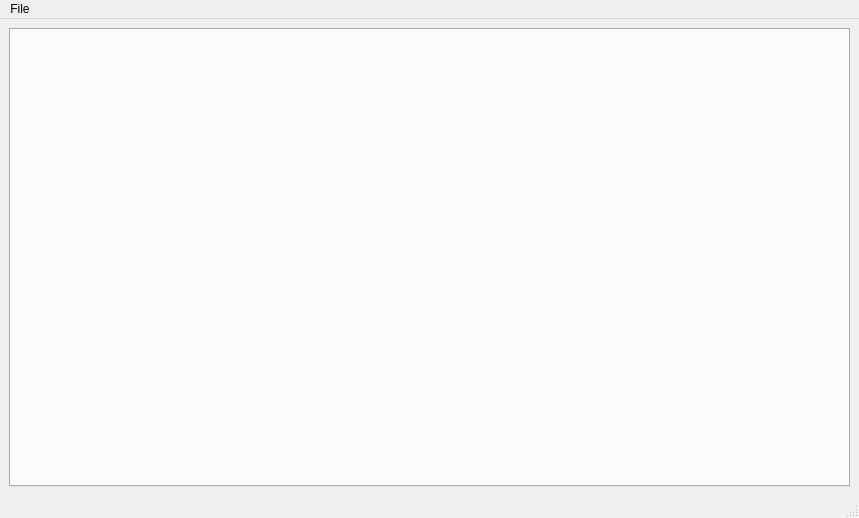
<?xml version="1.0" encoding="UTF-8"?>
<ui version="4.0">
 <class>MainWindow</class>
 <widget class="QMainWindow" name="MainWindow">
  <property name="geometry">
   <rect>
    <x>0</x>
    <y>0</y>
    <width>859</width>
    <height>518</height>
   </rect>
  </property>
  <property name="windowTitle">
   <string>MainWindow</string>
  </property>
  <widget class="QWidget" name="centralWidget">
   <layout class="QVBoxLayout" name="verticalLayout">
    <item>
     <widget class="QTabWidget" name="importTabs"/>
    </item>
   </layout>
  </widget>
  <widget class="QMenuBar" name="menubar">
   <property name="geometry">
    <rect>
     <x>0</x>
     <y>0</y>
     <width>859</width>
     <height>30</height>
    </rect>
   </property>
   <widget class="QMenu" name="menuFile">
    <property name="title">
     <string>File</string>
    </property>
    <addaction name="actionImport_File"/>
    <addaction name="actionImport_Hydrus"/>
    <addaction name="actionOptions"/>
   </widget>
   <addaction name="menuFile"/>
  </widget>
  <widget class="QStatusBar" name="statusbar"/>
  <action name="actionImport_File">
   <property name="text">
    <string>Import File...</string>
   </property>
  </action>
  <action name="actionImport_Hydrus">
   <property name="text">
    <string>Import Hydrus...</string>
   </property>
  </action>
  <action name="actionOptions">
   <property name="text">
    <string>Options</string>
   </property>
  </action>
 </widget>
 <resources/>
 <connections/>
 <slots>
  <slot>addHydrusImporter()</slot>
  <slot>addFileImporter()</slot>
 </slots>
</ui>
